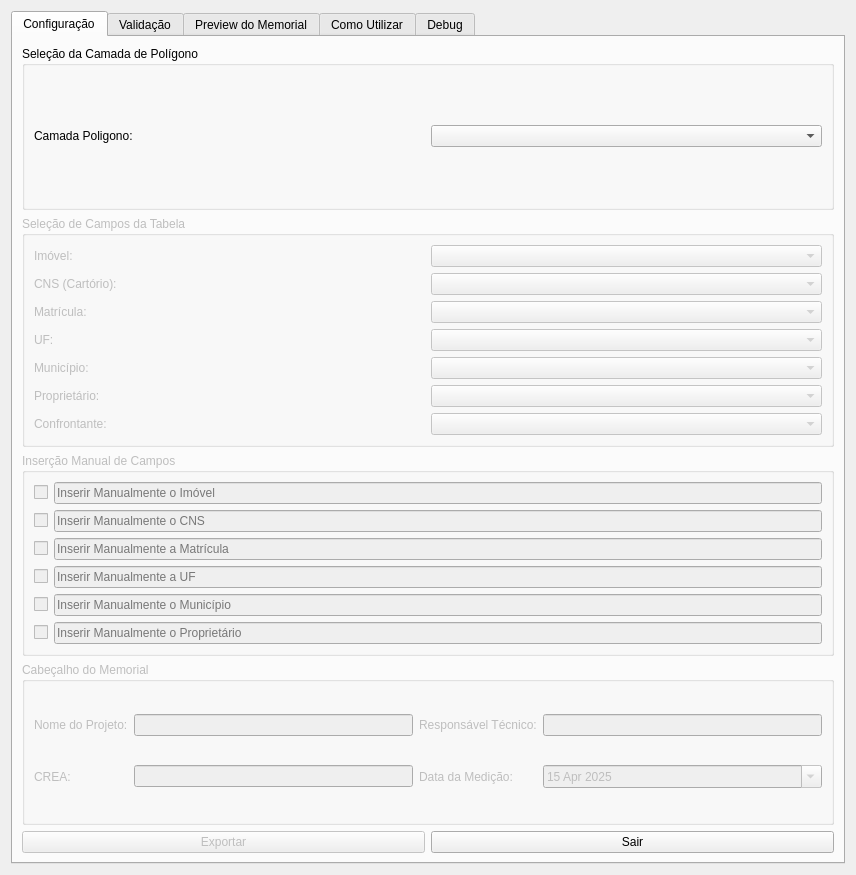
<?xml version="1.0" encoding="UTF-8"?>
<ui version="4.0">
 <class>MemorialDescritivo</class>
 <widget class="QDialog" name="MemorialDescritivo010">
  <property name="geometry">
   <rect>
    <x>0</x>
    <y>0</y>
    <width>856</width>
    <height>875</height>
   </rect>
  </property>
  <property name="minimumSize">
   <size>
    <width>600</width>
    <height>450</height>
   </size>
  </property>
  <property name="windowTitle">
   <string>Memorial Descritivo</string>
  </property>
  <layout class="QVBoxLayout" name="mainLayout">
   <item>
    <widget class="QTabWidget" name="tabs">
     <property name="currentIndex">
      <number>0</number>
     </property>
     <widget class="QWidget" name="tab_config">
      <attribute name="title">
       <string>Configuração</string>
      </attribute>
      <layout class="QVBoxLayout" name="configLayout">
       <item>
        <widget class="QGroupBox" name="groupBox_3">
         <property name="title">
          <string>Seleção da Camada de Polígono</string>
         </property>
         <layout class="QVBoxLayout" name="verticalLayout_2">
          <item>
           <layout class="QHBoxLayout" name="horizontalLayout_camada">
            <item>
             <widget class="QLabel" name="label_camada">
              <property name="text">
               <string>Camada Poligono:</string>
              </property>
             </widget>
            </item>
            <item>
             <widget class="QComboBox" name="input_layer_poligono">
              <property name="minimumSize">
               <size>
                <width>225</width>
                <height>22</height>
               </size>
              </property>
             </widget>
            </item>
           </layout>
          </item>
         </layout>
        </widget>
       </item>
       <item>
        <widget class="QGroupBox" name="groupBox_5">
         <property name="enabled">
          <bool>false</bool>
         </property>
         <property name="title">
          <string>Seleção de Campos da Tabela</string>
         </property>
         <layout class="QHBoxLayout" name="horizontalLayout_14">
          <item>
           <layout class="QVBoxLayout" name="verticalLayout_5">
            <item>
             <layout class="QHBoxLayout" name="horizontalLayout_15">
              <item>
               <widget class="QLabel" name="label_campo_nome">
                <property name="text">
                 <string>Imóvel:</string>
                </property>
               </widget>
              </item>
              <item>
               <widget class="QComboBox" name="combo_imovel"/>
              </item>
             </layout>
            </item>
            <item>
             <layout class="QHBoxLayout" name="horizontalLayout_16">
              <item>
               <widget class="QLabel" name="label_campo_cns">
                <property name="text">
                 <string>CNS (Cartório):</string>
                </property>
               </widget>
              </item>
              <item>
               <widget class="QComboBox" name="combo_cns"/>
              </item>
             </layout>
            </item>
            <item>
             <layout class="QHBoxLayout" name="horizontalLayout_22">
              <item>
               <widget class="QLabel" name="label_campo_matricula">
                <property name="text">
                 <string>Matrícula:</string>
                </property>
               </widget>
              </item>
              <item>
               <widget class="QComboBox" name="combo_matricula"/>
              </item>
             </layout>
            </item>
            <item>
             <layout class="QHBoxLayout" name="horizontalLayout_20">
              <item>
               <widget class="QLabel" name="label_campo_uf">
                <property name="text">
                 <string>UF:</string>
                </property>
               </widget>
              </item>
              <item>
               <widget class="QComboBox" name="combo_uf"/>
              </item>
             </layout>
            </item>
            <item>
             <layout class="QHBoxLayout" name="horizontalLayout_24">
              <item>
               <widget class="QLabel" name="label_campo_municipio">
                <property name="text">
                 <string>Município:</string>
                </property>
               </widget>
              </item>
              <item>
               <widget class="QComboBox" name="combo_municipio"/>
              </item>
             </layout>
            </item>
            <item>
             <layout class="QHBoxLayout" name="horizontalLayout_27">
              <item>
               <widget class="QLabel" name="label_campo_proprietario">
                <property name="text">
                 <string>Proprietário:</string>
                </property>
               </widget>
              </item>
              <item>
               <widget class="QComboBox" name="combo_proprietario"/>
              </item>
             </layout>
            </item>
            <item>
             <layout class="QHBoxLayout" name="horizontalLayout_23">
              <item>
               <widget class="QLabel" name="label_2">
                <property name="text">
                 <string>Confrontante:</string>
                </property>
               </widget>
              </item>
              <item>
               <widget class="QComboBox" name="combo_confrontante"/>
              </item>
             </layout>
            </item>
           </layout>
          </item>
         </layout>
        </widget>
       </item>
       <item>
        <widget class="QGroupBox" name="groupBox_6">
         <property name="enabled">
          <bool>false</bool>
         </property>
         <property name="title">
          <string>Inserção Manual de Campos</string>
         </property>
         <layout class="QVBoxLayout" name="verticalLayout_7">
          <item>
           <layout class="QHBoxLayout" name="horizontalLayout_17">
            <item>
             <widget class="QCheckBox" name="checkBox_manual_imovel"/>
            </item>
            <item>
             <widget class="QLineEdit" name="input_manual_imovel">
              <property name="placeholderText">
               <string>Inserir Manualmente o Imóvel</string>
              </property>
             </widget>
            </item>
           </layout>
          </item>
          <item>
           <layout class="QHBoxLayout" name="horizontalLayout_18">
            <item>
             <widget class="QCheckBox" name="checkBox_cns_manual"/>
            </item>
            <item>
             <widget class="QLineEdit" name="lineEdit_cns">
              <property name="placeholderText">
               <string>Inserir Manualmente o CNS</string>
              </property>
             </widget>
            </item>
           </layout>
          </item>
          <item>
           <layout class="QHBoxLayout" name="horizontalLayout_19">
            <item>
             <widget class="QCheckBox" name="checkBox_matricula_manual"/>
            </item>
            <item>
             <widget class="QLineEdit" name="lineEdit_matricula">
              <property name="placeholderText">
               <string>Inserir Manualmente a Matrícula</string>
              </property>
             </widget>
            </item>
           </layout>
          </item>
          <item>
           <layout class="QHBoxLayout" name="horizontalLayout_25">
            <item>
             <widget class="QCheckBox" name="checkBox_uf_manual"/>
            </item>
            <item>
             <widget class="QLineEdit" name="lineEdit_uf">
              <property name="placeholderText">
               <string>Inserir Manualmente a UF</string>
              </property>
             </widget>
            </item>
           </layout>
          </item>
          <item>
           <layout class="QHBoxLayout" name="horizontalLayout_26">
            <item>
             <widget class="QCheckBox" name="checkBox_municipio_manual"/>
            </item>
            <item>
             <widget class="QLineEdit" name="lineEdit_municipio">
              <property name="placeholderText">
               <string>Inserir Manualmente o Município</string>
              </property>
             </widget>
            </item>
           </layout>
          </item>
          <item>
           <layout class="QHBoxLayout" name="horizontalLayout_28">
            <item>
             <widget class="QCheckBox" name="checkBox_proprietario_manual"/>
            </item>
            <item>
             <widget class="QLineEdit" name="digitar_proprietario">
              <property name="placeholderText">
               <string>Inserir Manualmente o Proprietário</string>
              </property>
             </widget>
            </item>
           </layout>
          </item>
         </layout>
        </widget>
       </item>
       <item>
        <widget class="QGroupBox" name="grupo_cabecalho">
         <property name="enabled">
          <bool>false</bool>
         </property>
         <property name="title">
          <string>Cabeçalho do Memorial</string>
         </property>
         <layout class="QGridLayout" name="cabecalhoLayout">
          <item row="0" column="0">
           <widget class="QLabel" name="label_projeto">
            <property name="text">
             <string>Nome do Projeto:</string>
            </property>
           </widget>
          </item>
          <item row="0" column="1">
           <widget class="QLineEdit" name="edit_projeto"/>
          </item>
          <item row="0" column="2">
           <widget class="QLabel" name="label_responsavel">
            <property name="text">
             <string>Responsável Técnico:</string>
            </property>
           </widget>
          </item>
          <item row="0" column="3">
           <widget class="QLineEdit" name="edit_responsavel"/>
          </item>
          <item row="1" column="0">
           <widget class="QLabel" name="label_crea">
            <property name="text">
             <string>CREA:</string>
            </property>
           </widget>
          </item>
          <item row="1" column="1">
           <widget class="QLineEdit" name="edit_crea"/>
          </item>
          <item row="1" column="2">
           <widget class="QLabel" name="label_data">
            <property name="text">
             <string>Data da Medição:</string>
            </property>
           </widget>
          </item>
          <item row="1" column="3">
           <widget class="QDateEdit" name="edit_data">
            <property name="calendarPopup">
             <bool>true</bool>
            </property>
            <property name="date">
             <date>
              <year>2025</year>
              <month>4</month>
              <day>15</day>
             </date>
            </property>
           </widget>
          </item>
         </layout>
        </widget>
       </item>
       <item>
        <layout class="QHBoxLayout" name="layout_botoes">
         <item>
          <widget class="QPushButton" name="btn_exportar">
           <property name="enabled">
            <bool>false</bool>
           </property>
           <property name="text">
            <string>Exportar</string>
           </property>
          </widget>
         </item>
         <item>
          <widget class="QPushButton" name="btn_sair">
           <property name="text">
            <string>Sair</string>
           </property>
          </widget>
         </item>
        </layout>
       </item>
      </layout>
     </widget>
     <widget class="QWidget" name="tab">
      <property name="enabled">
       <bool>false</bool>
      </property>
      <attribute name="title">
       <string>Validação</string>
      </attribute>
      <layout class="QGridLayout" name="gridLayout">
       <item row="0" column="0">
        <widget class="QGroupBox" name="grupo_validacoes">
         <property name="title">
          <string>Validações Automáticas</string>
         </property>
         <layout class="QVBoxLayout" name="validacoesLayout">
          <item>
           <widget class="QCheckBox" name="check_validar_vertices">
            <property name="text">
             <string>Validar vértices sobrepostos</string>
            </property>
           </widget>
          </item>
          <item>
           <layout class="QHBoxLayout" name="layout_seg">
            <item>
             <widget class="QCheckBox" name="check_validar_segmentos">
              <property name="text">
               <string>Validar segmentos curtos</string>
              </property>
             </widget>
            </item>
            <item>
             <widget class="QLabel" name="label_tolerancia">
              <property name="text">
               <string>Tolerância:</string>
              </property>
             </widget>
            </item>
            <item>
             <widget class="QSpinBox" name="edit_tolerancia">
              <property name="suffix">
               <string> cm</string>
              </property>
              <property name="minimum">
               <number>1</number>
              </property>
              <property name="maximum">
               <number>100</number>
              </property>
              <property name="value">
               <number>10</number>
              </property>
             </widget>
            </item>
           </layout>
          </item>
          <item>
           <widget class="QCheckBox" name="check_validar_poligono">
            <property name="text">
             <string>Validar polígono fechado</string>
            </property>
           </widget>
          </item>
         </layout>
        </widget>
       </item>
       <item row="1" column="0">
        <widget class="QGroupBox" name="groupBox_4">
         <property name="title">
          <string>Outras Funções</string>
         </property>
         <layout class="QVBoxLayout" name="verticalLayout_8">
          <item>
           <widget class="QCheckBox" name="check_vertices_numerados">
            <property name="text">
             <string>Mostrar camada temporária com vértices numerados</string>
            </property>
           </widget>
          </item>
         </layout>
        </widget>
       </item>
       <item row="3" column="0">
        <widget class="QPushButton" name="btn_validar">
         <property name="text">
          <string>Validar</string>
         </property>
        </widget>
       </item>
      </layout>
     </widget>
     <widget class="QWidget" name="tab_preview">
      <property name="enabled">
       <bool>false</bool>
      </property>
      <attribute name="title">
       <string>Preview do Memorial</string>
      </attribute>
      <layout class="QVBoxLayout" name="preview_layout">
       <item>
        <widget class="QLabel" name="preview_label">
         <property name="text">
          <string>Preview do Memorial Descritivo:</string>
         </property>
        </widget>
       </item>
       <item>
        <widget class="QTextEdit" name="texto_preview">
         <property name="readOnly">
          <bool>true</bool>
         </property>
        </widget>
       </item>
      </layout>
     </widget>
     <widget class="QWidget" name="tab_2">
      <attribute name="title">
       <string>Como Utilizar</string>
      </attribute>
      <layout class="QVBoxLayout" name="como_utilizar_layout">
       <item>
        <widget class="QLabel" name="como_utilizar_label">
         <property name="text">
          <string>Instruções de Uso do Plugin Memorial Descritivo:</string>
         </property>
        </widget>
       </item>
       <item>
        <widget class="QTextEdit" name="texto_como_utilizar">
         <property name="readOnly">
          <bool>true</bool>
         </property>
        </widget>
       </item>
      </layout>
     </widget>
     <widget class="QWidget" name="tab_debug">
      <attribute name="title">
       <string>Debug</string>
      </attribute>
      <layout class="QVBoxLayout" name="debug_layout">
       <item>
        <widget class="QLabel" name="debug_label">
         <property name="text">
          <string>Log de Debug:</string>
         </property>
        </widget>
       </item>
       <item>
        <widget class="QTextEdit" name="texto_debug">
         <property name="readOnly">
          <bool>true</bool>
         </property>
        </widget>
       </item>
      </layout>
     </widget>
    </widget>
   </item>
  </layout>
 </widget>
 <resources/>
 <connections/>
</ui>
